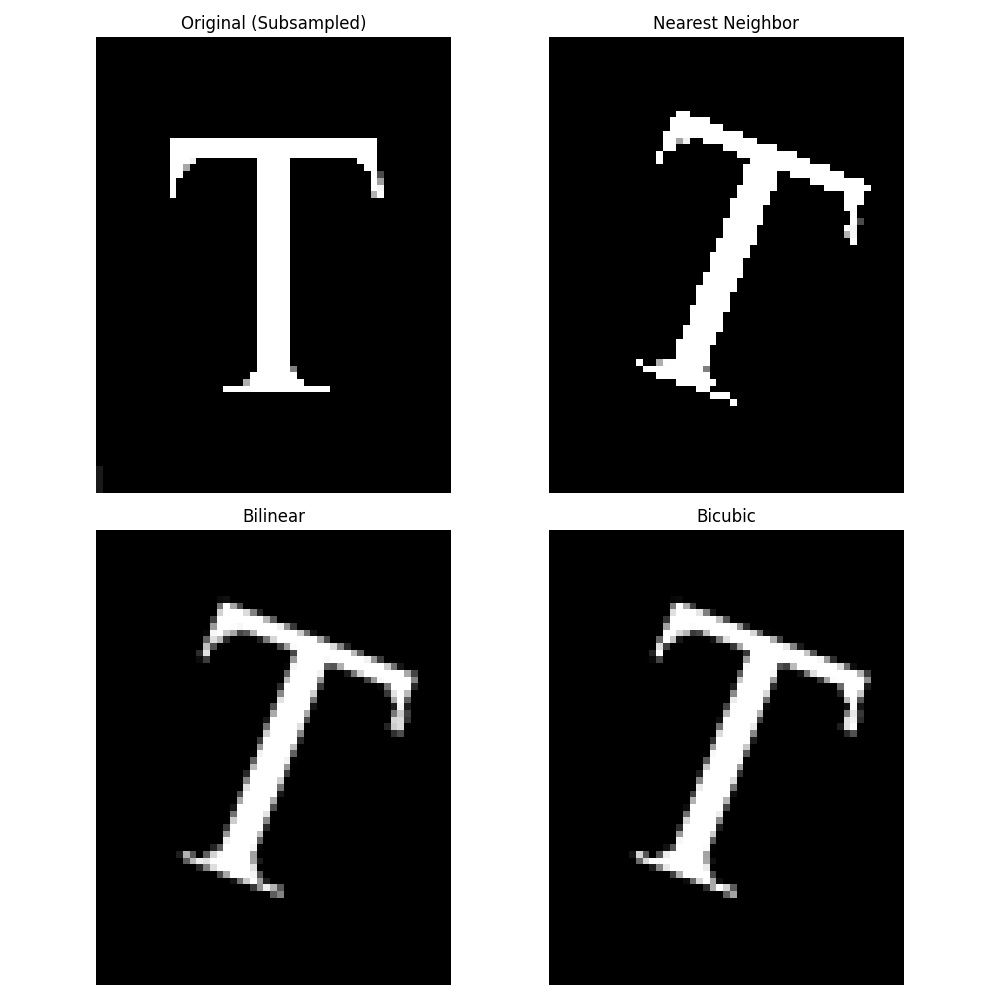

Generate this figure with Python:

import sys
import os
import numpy as np
import matplotlib.pyplot as plt
from skimage.io import imread
from skimage.transform import rotate
from skimage.util import img_as_float
from libDIPUM.data_path import dip_data

img_name = dip_data('letterT.tif')
f_orig = imread(img_name)
if f_orig.ndim == 3: f_orig = f_orig[:,:,0]

# f = f(1:8:end, 1:8:end);
# Need lower resolution to show effects of rotation.
f = f_orig[::8, ::8]

# Convert to float for rotation logic consistency
# (skimage usually returns float)
f = img_as_float(f)

# Rotation
# MATLAB: imrotate(f, angle, method, bbox)
# angle in degrees, counter-clockwise. MATLAB uses negative for clockwise?
# MATLAB: + is CCW.
# Script uses -21.
# skimage rotate also uses degrees, + is CCW. So -21 matches.

# Methods:
# 'nearest' -> order=0
# 'bilinear' -> order=1
# 'bicubic' -> order=3

# 'crop' behavior:
# MATLAB 'crop': size of output is same as input.
# skimage resize=False means "size required to fit whole image" (MATLAB 'loose').
# resize=True means "resize to fit".
# Wait, skimage `rotate(resize=False)` pads to fit the rotated image (default).
# `resize=True` in skimage means "Change dimensions".
# Actually:
# skimage.transform.rotate(image, angle, resize=False, ...) -> Output shape is input shape?
# No, documentation says: "If True, output image size will be adjusted so that the entire rotated image fits."
# So `resize=False` keeps input shape (which matches MATLAB 'crop').

frn = rotate(f, -21, resize=False, order=0)
frbl = rotate(f, -21, resize=False, order=1)
frbc = rotate(f, -21, resize=False, order=3)

# Display
fig, axes = plt.subplots(2, 2, figsize=(10, 10))

axes[0, 0].imshow(f, cmap='gray')
axes[0, 0].set_title('Original (Subsampled)')
axes[0, 0].axis('off')

axes[0, 1].imshow(frn, cmap='gray')
axes[0, 1].set_title('Nearest Neighbor')
axes[0, 1].axis('off')

axes[1, 0].imshow(frbl, cmap='gray')
axes[1, 0].set_title('Bilinear')
axes[1, 0].axis('off')

axes[1, 1].imshow(frbc, cmap='gray')
axes[1, 1].set_title('Bicubic')
axes[1, 1].axis('off')

plt.tight_layout()
plt.savefig('Figure240.png')
print("Saved Figure240.png")
plt.show()
